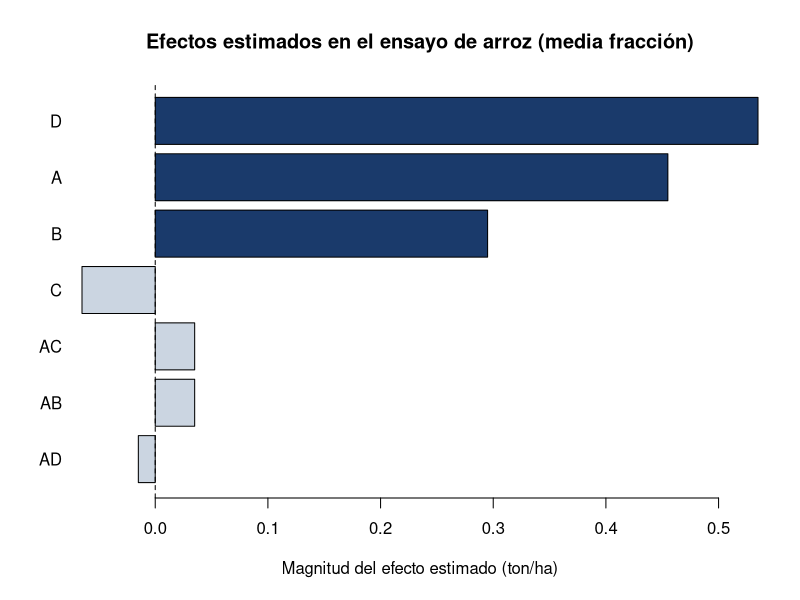
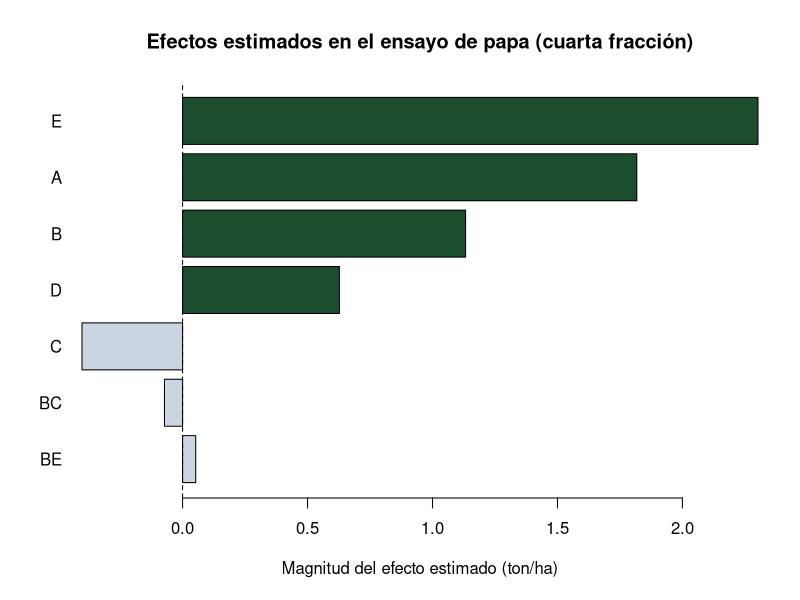

R code for these plots, in order:
## ---- chunk 1
#| label: grafico-efectos-arroz
#| echo: false
#| fig-height: 3.4
efectos <- c(A=0.4550, B=0.2950, C=-0.0650, D=0.5350, AB=0.0350, AC=0.0350, AD=-0.0150)
ord <- order(abs(efectos))
barplot(efectos[ord], horiz = TRUE, las = 1,
        col = ifelse(abs(efectos[ord]) > 0.2, "#1a3a6b", "#cbd5e1"),
        xlab = "Magnitud del efecto estimado (ton/ha)",
        main = "Efectos estimados en el ensayo de arroz (media fracción)")
abline(v = 0, lty = 2)
## ---- chunk 2
#| label: grafico-efectos-papa
#| echo: false
#| fig-height: 3.4
efectos_p <- c(A=1.8175, B=1.1325, C=-0.4025, D=0.6275, E=2.3025, BC=-0.0725, BE=0.0525)
ordp <- order(abs(efectos_p))
barplot(efectos_p[ordp], horiz = TRUE, las = 1,
        col = ifelse(abs(efectos_p[ordp]) > 0.5, "#1b4d2e", "#cbd5e1"),
        xlab = "Magnitud del efecto estimado (ton/ha)",
        main = "Efectos estimados en el ensayo de papa (cuarta fracción)")
abline(v = 0, lty = 2)
